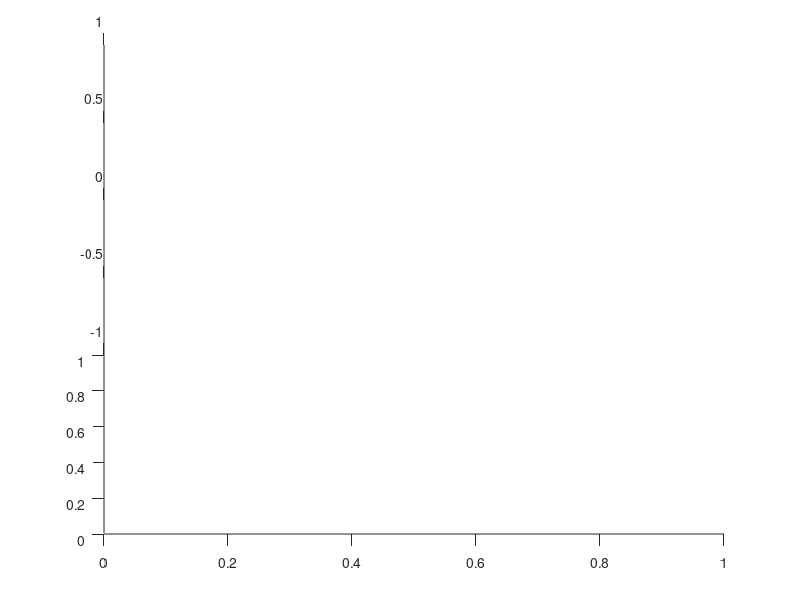

Write the MATLAB code that produced this figure. (Note: this script raises an error after producing the figure.)
function[] = Kerr_black_hole_animation()
% Kerr_black_hole_animation : modeling function for a rotating black hole (Kerr black hole)
%
% Author & support nicolas.douillet (at) free.fr, 2007-2021.


clear all, close all, clc;

step = 2*pi/60;         % catenoid angle step
step2 = 2;              % catenoid sub sampling parameter
a = 6;                  % catenoid shape parameter
t = linspace(0,1.5,32); % rotation & animation time parameter
time_lapse = 0.25;      % time lapse for animation

filename = 'Kerr_black_hole_animation.gif';

%--- Static display settings ---%
h = figure;
set(h,'Position',get(0,'ScreenSize'));
set(gcf,'Color',[0 0 0]);
axis tight manual;


for k = 1:numel(t)   

    i = 1;
    j = 1;
    
    for u = 0:5e-2:8 % catenoid shape parameter sampling vector
        
        for v = 0:step:2*pi % catenoid longitudinal (loop over) parameter sampling vector
            
            %--- (X,Y,Z) point belonging to the surface coordinates ---%
            X(i,j,k) = a*cosh(u)*cos(v+t(1,k)*u);
            Y(i,j,k) = a*cosh(u)*sin(v+t(1,k)*u);
            Z(i,j,k) = a*u;
            
            j = j+1;
            
        end
        
        % --- Object coordinates ---%
        E(k,i) = a*cosh(u).*cos(2*t(1,k)*u);
        F(k,i) = a*cosh(u).*sin(2*t(1,k)*u);
        G(k,i) = a*u;
        
        j = 1;
        i = i+1;
        
    end

    %--- Sample in x, y, z ---%
    X = X(1:step2:size(X,1),1:step2:size(X,2),:);
    Y = Y(1:step2:size(Y,1),1:step2:size(Y,2),:);
    Z = Z(1:step2:size(Z,1),1:step2:size(Z,2),:);

    %--- Black hole mesh ---%
    for m = 1:size(Z,1)
        line(X(m,:,k),Y(m,:,k),Z(m,:,k),'Color',[0 1 1],'Linewidth',2), hold on;
    end

    for n = 1:size(Z,2)
        line(X(:,n,k),Y(:,n,k),Z(:,n,k),'Color',[0 1 1],'Linewidth',2), hold on;
    end

    %--- Object path ---%
    plot3(E(k,:),F(k,:),G(k,:),'Color',[1 0 0],'Linewidth',4), hold on;
    plot3(E(k,round((numel(t)-k+1)*(i-1)/numel(t))),F(k,round((numel(t)-k+1)*(i-1)/numel(t))),G(k,round((numel(t)-k+1)*(i-1)/numel(t))),'ro','MarkerSize',12,'Linewidth',12), hold on;        

    %--- Display settings ---%
    set(gca,'Color',[0 0 0]);           
    view(0,30);
    campan(0,2.3);
    camzoom(3.2);            

    title('Kerr black hole rotation and trajectory of an object passing through its horizon.', 'Color', [1 1 1], 'FontSize', 16);
    
    drawnow;
    
    frame = getframe(h);    
    im = frame2im(frame);
    [imind,cm] = rgb2ind(im,256);
    
    %--- Write to the .gif file ---%
    if k == 1
        imwrite(imind,cm,filename,'gif', 'Loopcount',Inf,'DelayTime',time_lapse);
    else
        imwrite(imind,cm,filename,'gif','WriteMode','append','DelayTime',time_lapse);
    end
    
    clf(1);
    
end


end % Kerr_black_hole_animation